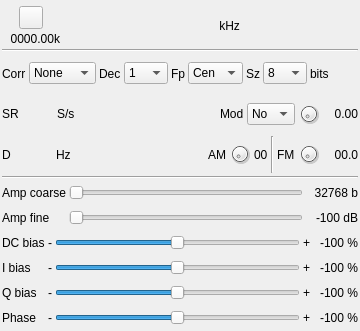
<?xml version="1.0" encoding="UTF-8"?>
<ui version="4.0">
 <class>FOBOSGui</class>
 <widget class="QWidget" name="FOBOSGui">
  <property name="geometry">
   <rect>
    <x>0</x>
    <y>0</y>
    <width>360</width>
    <height>331</height>
   </rect>
  </property>
  <property name="sizePolicy">
   <sizepolicy hsizetype="Fixed" vsizetype="Fixed">
    <horstretch>0</horstretch>
    <verstretch>0</verstretch>
   </sizepolicy>
  </property>
  <property name="minimumSize">
   <size>
    <width>360</width>
    <height>331</height>
   </size>
  </property>
  <property name="maximumSize">
   <size>
    <width>380</width>
    <height>343</height>
   </size>
  </property>
  <property name="font">
   <font>
    <family>Liberation Sans</family>
    <pointsize>9</pointsize>
    <italic>false</italic>
    <bold>false</bold>
   </font>
  </property>
  <property name="windowTitle">
   <string>Fobos SDR</string>
  </property>
  <layout class="QVBoxLayout" name="verticalLayout">
   <property name="spacing">
    <number>3</number>
   </property>
   <property name="leftMargin">
    <number>2</number>
   </property>
   <property name="topMargin">
    <number>2</number>
   </property>
   <property name="rightMargin">
    <number>2</number>
   </property>
   <property name="bottomMargin">
    <number>2</number>
   </property>
   <item>
    <layout class="QHBoxLayout" name="horizontalLayout_freq">
     <property name="topMargin">
      <number>4</number>
     </property>
     <item>
      <layout class="QVBoxLayout" name="deviceUILayout">
       <item>
        <layout class="QHBoxLayout" name="deviceButtonsLayout">
         <item>
          <widget class="ButtonSwitch" name="startStop">
           <property name="toolTip">
            <string>start/stop acquisition</string>
           </property>
           <property name="text">
            <string/>
           </property>
           <property name="icon">
            <iconset resource="../../../sdrgui/resources/res.qrc">
             <normaloff>:/play.png</normaloff>
             <normalon>:/stop.png</normalon>:/play.png</iconset>
           </property>
          </widget>
         </item>
        </layout>
       </item>
       <item>
        <layout class="QHBoxLayout" name="deviceRateLayout">
         <item>
          <widget class="QLabel" name="deviceRateText">
           <property name="minimumSize">
            <size>
             <width>58</width>
             <height>0</height>
            </size>
           </property>
           <property name="toolTip">
            <string>I/Q sample rate kS/s</string>
           </property>
           <property name="text">
            <string>0000.00k</string>
           </property>
           <property name="alignment">
            <set>Qt::AlignRight|Qt::AlignTrailing|Qt::AlignVCenter</set>
           </property>
          </widget>
         </item>
        </layout>
       </item>
      </layout>
     </item>
     <item>
      <spacer name="horizontalSpacer">
       <property name="orientation">
        <enum>Qt::Horizontal</enum>
       </property>
       <property name="sizeHint" stdset="0">
        <size>
         <width>0</width>
         <height>0</height>
        </size>
       </property>
      </spacer>
     </item>
     <item>
      <widget class="ValueDial" name="centerFrequency" native="true">
       <property name="sizePolicy">
        <sizepolicy hsizetype="Maximum" vsizetype="Maximum">
         <horstretch>0</horstretch>
         <verstretch>0</verstretch>
        </sizepolicy>
       </property>
       <property name="minimumSize">
        <size>
         <width>32</width>
         <height>16</height>
        </size>
       </property>
       <property name="font">
        <font>
         <family>Liberation Mono</family>
         <pointsize>16</pointsize>
         <italic>false</italic>
         <bold>false</bold>
        </font>
       </property>
       <property name="cursor">
        <cursorShape>PointingHandCursor</cursorShape>
       </property>
       <property name="focusPolicy">
        <enum>Qt::StrongFocus</enum>
       </property>
       <property name="toolTip">
        <string>Tuner center frequency in kHz</string>
       </property>
      </widget>
     </item>
     <item>
      <widget class="QLabel" name="freqUnits">
       <property name="text">
        <string> kHz</string>
       </property>
      </widget>
     </item>
     <item>
      <spacer name="horizontalSpacer_2">
       <property name="orientation">
        <enum>Qt::Horizontal</enum>
       </property>
       <property name="sizeHint" stdset="0">
        <size>
         <width>0</width>
         <height>0</height>
        </size>
       </property>
      </spacer>
     </item>
    </layout>
   </item>
   <item>
    <widget class="Line" name="line_2">
     <property name="orientation">
      <enum>Qt::Horizontal</enum>
     </property>
    </widget>
   </item>
   <item>
    <layout class="QHBoxLayout" name="autoCorrectionsLayout">
     <item>
      <widget class="QLabel" name="autoCorrLabel">
       <property name="text">
        <string>Corr</string>
       </property>
      </widget>
     </item>
     <item>
      <widget class="QComboBox" name="autoCorr">
       <property name="toolTip">
        <string>DC offset and IQ correction options</string>
       </property>
       <item>
        <property name="text">
         <string>None</string>
        </property>
       </item>
       <item>
        <property name="text">
         <string>DC</string>
        </property>
       </item>
       <item>
        <property name="text">
         <string>DC+IQ</string>
        </property>
       </item>
      </widget>
     </item>
     <item>
      <widget class="QLabel" name="decimationLabel">
       <property name="text">
        <string>Dec</string>
       </property>
      </widget>
     </item>
     <item>
      <widget class="QComboBox" name="decimation">
       <property name="maximumSize">
        <size>
         <width>45</width>
         <height>16777215</height>
        </size>
       </property>
       <property name="toolTip">
        <string>Decimation factor</string>
       </property>
       <item>
        <property name="text">
         <string>1</string>
        </property>
       </item>
       <item>
        <property name="text">
         <string>2</string>
        </property>
       </item>
       <item>
        <property name="text">
         <string>4</string>
        </property>
       </item>
       <item>
        <property name="text">
         <string>8</string>
        </property>
       </item>
       <item>
        <property name="text">
         <string>16</string>
        </property>
       </item>
       <item>
        <property name="text">
         <string>32</string>
        </property>
       </item>
       <item>
        <property name="text">
         <string>64</string>
        </property>
       </item>
      </widget>
     </item>
     <item>
      <widget class="QLabel" name="fcPosLabel">
       <property name="text">
        <string>Fp</string>
       </property>
      </widget>
     </item>
     <item>
      <widget class="QComboBox" name="fcPos">
       <property name="minimumSize">
        <size>
         <width>55</width>
         <height>0</height>
        </size>
       </property>
       <property name="maximumSize">
        <size>
         <width>50</width>
         <height>16777215</height>
        </size>
       </property>
       <property name="toolTip">
        <string>Relative position of generator center frequency</string>
       </property>
       <property name="currentIndex">
        <number>2</number>
       </property>
       <item>
        <property name="text">
         <string>Inf</string>
        </property>
       </item>
       <item>
        <property name="text">
         <string>Sup</string>
        </property>
       </item>
       <item>
        <property name="text">
         <string>Cen</string>
        </property>
       </item>
      </widget>
     </item>
     <item>
      <widget class="QLabel" name="sampleSzieLabel">
       <property name="text">
        <string>Sz</string>
       </property>
      </widget>
     </item>
     <item>
      <widget class="QComboBox" name="sampleSize">
       <property name="maximumSize">
        <size>
         <width>45</width>
         <height>16777215</height>
        </size>
       </property>
       <property name="toolTip">
        <string>Sample size</string>
       </property>
       <property name="currentIndex">
        <number>0</number>
       </property>
       <item>
        <property name="text">
         <string>8</string>
        </property>
       </item>
       <item>
        <property name="text">
         <string>12</string>
        </property>
       </item>
       <item>
        <property name="text">
         <string>16</string>
        </property>
       </item>
      </widget>
     </item>
     <item>
      <widget class="QLabel" name="sampleSizeUnits">
       <property name="text">
        <string>bits</string>
       </property>
      </widget>
     </item>
     <item>
      <spacer name="horizontalSpacer_4">
       <property name="orientation">
        <enum>Qt::Horizontal</enum>
       </property>
       <property name="sizeHint" stdset="0">
        <size>
         <width>40</width>
         <height>20</height>
        </size>
       </property>
      </spacer>
     </item>
    </layout>
   </item>
   <item>
    <layout class="QHBoxLayout" name="sampleRateLayout">
     <property name="topMargin">
      <number>2</number>
     </property>
     <property name="bottomMargin">
      <number>2</number>
     </property>
     <item>
      <widget class="QLabel" name="samplerateLabel">
       <property name="sizePolicy">
        <sizepolicy hsizetype="Maximum" vsizetype="Preferred">
         <horstretch>0</horstretch>
         <verstretch>0</verstretch>
        </sizepolicy>
       </property>
       <property name="minimumSize">
        <size>
         <width>16</width>
         <height>0</height>
        </size>
       </property>
       <property name="text">
        <string>SR</string>
       </property>
      </widget>
     </item>
     <item>
      <widget class="ValueDial" name="sampleRate" native="true">
       <property name="sizePolicy">
        <sizepolicy hsizetype="Maximum" vsizetype="Maximum">
         <horstretch>0</horstretch>
         <verstretch>0</verstretch>
        </sizepolicy>
       </property>
       <property name="minimumSize">
        <size>
         <width>32</width>
         <height>16</height>
        </size>
       </property>
       <property name="font">
        <font>
         <family>Liberation Mono</family>
         <pointsize>12</pointsize>
         <italic>false</italic>
         <bold>false</bold>
        </font>
       </property>
       <property name="cursor">
        <cursorShape>PointingHandCursor</cursorShape>
       </property>
       <property name="toolTip">
        <string>Generator sample rate (S/s)</string>
       </property>
      </widget>
     </item>
     <item>
      <widget class="QLabel" name="sampleRateUnit">
       <property name="text">
        <string>S/s</string>
       </property>
      </widget>
     </item>
     <item>
      <spacer name="horizontalSpacer_5">
       <property name="orientation">
        <enum>Qt::Horizontal</enum>
       </property>
       <property name="sizeHint" stdset="0">
        <size>
         <width>40</width>
         <height>20</height>
        </size>
       </property>
      </spacer>
     </item>
     <item>
      <widget class="QLabel" name="modulationLabel">
       <property name="text">
        <string>Mod</string>
       </property>
      </widget>
     </item>
     <item>
      <widget class="QComboBox" name="modulation">
       <property name="maximumSize">
        <size>
         <width>50</width>
         <height>16777215</height>
        </size>
       </property>
       <property name="toolTip">
        <string>Modulation</string>
       </property>
       <item>
        <property name="text">
         <string>No</string>
        </property>
       </item>
       <item>
        <property name="text">
         <string>AM</string>
        </property>
       </item>
       <item>
        <property name="text">
         <string>FM</string>
        </property>
       </item>
       <item>
        <property name="text">
         <string>P0</string>
        </property>
       </item>
       <item>
        <property name="text">
         <string>P1</string>
        </property>
       </item>
       <item>
        <property name="text">
         <string>P2</string>
        </property>
       </item>
      </widget>
     </item>
     <item>
      <widget class="QDial" name="modulationFrequency">
       <property name="maximumSize">
        <size>
         <width>22</width>
         <height>22</height>
        </size>
       </property>
       <property name="toolTip">
        <string>Modulation tone (kHz)</string>
       </property>
       <property name="minimum">
        <number>1</number>
       </property>
       <property name="maximum">
        <number>999</number>
       </property>
       <property name="pageStep">
        <number>1</number>
       </property>
      </widget>
     </item>
     <item>
      <widget class="QLabel" name="modulationFrequencyText">
       <property name="minimumSize">
        <size>
         <width>35</width>
         <height>0</height>
        </size>
       </property>
       <property name="toolTip">
        <string>Modulation tone value (kHz)</string>
       </property>
       <property name="text">
        <string>0.00</string>
       </property>
       <property name="alignment">
        <set>Qt::AlignRight|Qt::AlignTrailing|Qt::AlignVCenter</set>
       </property>
      </widget>
     </item>
    </layout>
   </item>
   <item>
    <layout class="QHBoxLayout" name="frequencyShiftLayout">
     <item>
      <widget class="QLabel" name="frequencyShiftLabel">
       <property name="minimumSize">
        <size>
         <width>16</width>
         <height>0</height>
        </size>
       </property>
       <property name="text">
        <string>D</string>
       </property>
      </widget>
     </item>
     <item>
      <widget class="ValueDialZ" name="frequencyShift" native="true">
       <property name="sizePolicy">
        <sizepolicy hsizetype="Maximum" vsizetype="Maximum">
         <horstretch>0</horstretch>
         <verstretch>0</verstretch>
        </sizepolicy>
       </property>
       <property name="minimumSize">
        <size>
         <width>32</width>
         <height>16</height>
        </size>
       </property>
       <property name="font">
        <font>
         <family>Liberation Mono</family>
         <pointsize>12</pointsize>
         <italic>false</italic>
         <bold>false</bold>
        </font>
       </property>
       <property name="cursor">
        <cursorShape>PointingHandCursor</cursorShape>
       </property>
       <property name="toolTip">
        <string>Shift from center frequency</string>
       </property>
      </widget>
     </item>
     <item>
      <widget class="QLabel" name="frequencyShiftUnits">
       <property name="text">
        <string>Hz</string>
       </property>
      </widget>
     </item>
     <item>
      <spacer name="horizontalSpacer_3">
       <property name="orientation">
        <enum>Qt::Horizontal</enum>
       </property>
       <property name="sizeHint" stdset="0">
        <size>
         <width>40</width>
         <height>20</height>
        </size>
       </property>
      </spacer>
     </item>
     <item>
      <widget class="QLabel" name="amModulationLabel">
       <property name="text">
        <string>AM</string>
       </property>
      </widget>
     </item>
     <item>
      <widget class="QDial" name="amModulation">
       <property name="maximumSize">
        <size>
         <width>22</width>
         <height>22</height>
        </size>
       </property>
       <property name="toolTip">
        <string>AM modulation (%)</string>
       </property>
       <property name="pageStep">
        <number>1</number>
       </property>
      </widget>
     </item>
     <item>
      <widget class="QLabel" name="amModulationText">
       <property name="toolTip">
        <string>AM modulation value (%)</string>
       </property>
       <property name="text">
        <string>00</string>
       </property>
      </widget>
     </item>
     <item>
      <widget class="Line" name="line">
       <property name="orientation">
        <enum>Qt::Vertical</enum>
       </property>
      </widget>
     </item>
     <item>
      <widget class="QLabel" name="fmDeviationLabel">
       <property name="text">
        <string>FM</string>
       </property>
      </widget>
     </item>
     <item>
      <widget class="QDial" name="fmDeviation">
       <property name="maximumSize">
        <size>
         <width>22</width>
         <height>22</height>
        </size>
       </property>
       <property name="toolTip">
        <string>FM deviation (kHz)</string>
       </property>
       <property name="minimum">
        <number>1</number>
       </property>
       <property name="maximum">
        <number>999</number>
       </property>
       <property name="pageStep">
        <number>1</number>
       </property>
      </widget>
     </item>
     <item>
      <widget class="QLabel" name="fmDeviationText">
       <property name="minimumSize">
        <size>
         <width>35</width>
         <height>0</height>
        </size>
       </property>
       <property name="toolTip">
        <string>FM deviation value (kHz)</string>
       </property>
       <property name="text">
        <string>00.0</string>
       </property>
       <property name="alignment">
        <set>Qt::AlignRight|Qt::AlignTrailing|Qt::AlignVCenter</set>
       </property>
      </widget>
     </item>
    </layout>
   </item>
   <item>
    <widget class="Line" name="line_4">
     <property name="orientation">
      <enum>Qt::Horizontal</enum>
     </property>
    </widget>
   </item>
   <item>
    <layout class="QGridLayout" name="amplitudeLayout">
     <item row="1" column="0">
      <widget class="QLabel" name="amplitudeFineLabel">
       <property name="minimumSize">
        <size>
         <width>0</width>
         <height>22</height>
        </size>
       </property>
       <property name="text">
        <string>Amp fine</string>
       </property>
      </widget>
     </item>
     <item row="0" column="0">
      <widget class="QLabel" name="amplitudeCoarseLabel">
       <property name="sizePolicy">
        <sizepolicy hsizetype="Maximum" vsizetype="Preferred">
         <horstretch>0</horstretch>
         <verstretch>0</verstretch>
        </sizepolicy>
       </property>
       <property name="minimumSize">
        <size>
         <width>0</width>
         <height>22</height>
        </size>
       </property>
       <property name="text">
        <string>Amp coarse</string>
       </property>
      </widget>
     </item>
     <item row="0" column="1">
      <widget class="QSlider" name="amplitudeCoarse">
       <property name="enabled">
        <bool>true</bool>
       </property>
       <property name="toolTip">
        <string>Amplitude coarse (x100)</string>
       </property>
       <property name="maximum">
        <number>327</number>
       </property>
       <property name="pageStep">
        <number>1</number>
       </property>
       <property name="orientation">
        <enum>Qt::Horizontal</enum>
       </property>
      </widget>
     </item>
     <item row="0" column="2">
      <widget class="QLabel" name="amplitudeBits">
       <property name="toolTip">
        <string>Amplitude in bits</string>
       </property>
       <property name="text">
        <string>32768 b</string>
       </property>
       <property name="alignment">
        <set>Qt::AlignRight|Qt::AlignTrailing|Qt::AlignVCenter</set>
       </property>
      </widget>
     </item>
     <item row="1" column="2">
      <widget class="QLabel" name="power">
       <property name="minimumSize">
        <size>
         <width>52</width>
         <height>0</height>
        </size>
       </property>
       <property name="toolTip">
        <string>Power</string>
       </property>
       <property name="text">
        <string>-100 dB</string>
       </property>
       <property name="alignment">
        <set>Qt::AlignRight|Qt::AlignTrailing|Qt::AlignVCenter</set>
       </property>
      </widget>
     </item>
     <item row="1" column="1">
      <widget class="QSlider" name="amplitudeFine">
       <property name="toolTip">
        <string>Amplitude fine (x1)</string>
       </property>
       <property name="pageStep">
        <number>1</number>
       </property>
       <property name="orientation">
        <enum>Qt::Horizontal</enum>
       </property>
      </widget>
     </item>
    </layout>
   </item>
   <item>
    <layout class="QGridLayout" name="iqBiasLayout">
     <item row="2" column="2">
      <widget class="QSlider" name="qBias">
       <property name="minimum">
        <number>-99</number>
       </property>
       <property name="pageStep">
        <number>1</number>
       </property>
       <property name="orientation">
        <enum>Qt::Horizontal</enum>
       </property>
      </widget>
     </item>
     <item row="2" column="4">
      <widget class="QLabel" name="qBiasText">
       <property name="text">
        <string>-100 %</string>
       </property>
       <property name="alignment">
        <set>Qt::AlignRight|Qt::AlignTrailing|Qt::AlignVCenter</set>
       </property>
      </widget>
     </item>
     <item row="2" column="0">
      <widget class="QLabel" name="qBiasLabel">
       <property name="minimumSize">
        <size>
         <width>0</width>
         <height>22</height>
        </size>
       </property>
       <property name="text">
        <string>Q bias</string>
       </property>
      </widget>
     </item>
     <item row="2" column="3">
      <widget class="QLabel" name="qBiasPlusQLabel">
       <property name="text">
        <string>+</string>
       </property>
      </widget>
     </item>
     <item row="2" column="1">
      <widget class="QLabel" name="qBiasMinusLabel">
       <property name="text">
        <string>-</string>
       </property>
      </widget>
     </item>
     <item row="1" column="0">
      <widget class="QLabel" name="iBiasLabel">
       <property name="minimumSize">
        <size>
         <width>0</width>
         <height>22</height>
        </size>
       </property>
       <property name="text">
        <string>I bias</string>
       </property>
      </widget>
     </item>
     <item row="1" column="1">
      <widget class="QLabel" name="iBiasMinusLabel">
       <property name="text">
        <string>-</string>
       </property>
      </widget>
     </item>
     <item row="1" column="2">
      <widget class="QSlider" name="iBias">
       <property name="minimum">
        <number>-99</number>
       </property>
       <property name="pageStep">
        <number>1</number>
       </property>
       <property name="orientation">
        <enum>Qt::Horizontal</enum>
       </property>
      </widget>
     </item>
     <item row="1" column="4">
      <widget class="QLabel" name="iBiasText">
       <property name="text">
        <string>-100 %</string>
       </property>
       <property name="alignment">
        <set>Qt::AlignRight|Qt::AlignTrailing|Qt::AlignVCenter</set>
       </property>
      </widget>
     </item>
     <item row="1" column="3">
      <widget class="QLabel" name="iBiasPlusLabel">
       <property name="text">
        <string>+</string>
       </property>
      </widget>
     </item>
     <item row="0" column="0">
      <widget class="QLabel" name="dcBiasLabel">
       <property name="minimumSize">
        <size>
         <width>0</width>
         <height>22</height>
        </size>
       </property>
       <property name="text">
        <string>DC bias</string>
       </property>
      </widget>
     </item>
     <item row="0" column="1">
      <widget class="QLabel" name="dcBiasMinusLabel">
       <property name="text">
        <string>-</string>
       </property>
      </widget>
     </item>
     <item row="0" column="2">
      <widget class="QSlider" name="dcBias">
       <property name="minimum">
        <number>-99</number>
       </property>
       <property name="pageStep">
        <number>1</number>
       </property>
       <property name="orientation">
        <enum>Qt::Horizontal</enum>
       </property>
      </widget>
     </item>
     <item row="0" column="3">
      <widget class="QLabel" name="dcBiasPlusLabel">
       <property name="text">
        <string>+</string>
       </property>
      </widget>
     </item>
     <item row="0" column="4">
      <widget class="QLabel" name="dcBiasText">
       <property name="text">
        <string>-100 %</string>
       </property>
       <property name="alignment">
        <set>Qt::AlignRight|Qt::AlignTrailing|Qt::AlignVCenter</set>
       </property>
      </widget>
     </item>
     <item row="3" column="0">
      <widget class="QLabel" name="phaseImbalanceLabel">
       <property name="minimumSize">
        <size>
         <width>0</width>
         <height>22</height>
        </size>
       </property>
       <property name="text">
        <string>Phase</string>
       </property>
      </widget>
     </item>
     <item row="3" column="1">
      <widget class="QLabel" name="phaseImbalanceMinusLabel">
       <property name="text">
        <string>-</string>
       </property>
      </widget>
     </item>
     <item row="3" column="3">
      <widget class="QLabel" name="phaseImbalancePlusLabel">
       <property name="text">
        <string>+</string>
       </property>
      </widget>
     </item>
     <item row="3" column="4">
      <widget class="QLabel" name="phaseImbalanceText">
       <property name="minimumSize">
        <size>
         <width>45</width>
         <height>0</height>
        </size>
       </property>
       <property name="text">
        <string>-100 %</string>
       </property>
       <property name="alignment">
        <set>Qt::AlignRight|Qt::AlignTrailing|Qt::AlignVCenter</set>
       </property>
      </widget>
     </item>
     <item row="3" column="2">
      <widget class="QSlider" name="phaseImbalance">
       <property name="minimum">
        <number>-99</number>
       </property>
       <property name="pageStep">
        <number>1</number>
       </property>
       <property name="orientation">
        <enum>Qt::Horizontal</enum>
       </property>
      </widget>
     </item>
    </layout>
   </item>
  </layout>
 </widget>
 <customwidgets>
  <customwidget>
   <class>ValueDial</class>
   <extends>QWidget</extends>
   <header>gui/valuedial.h</header>
   <container>1</container>
  </customwidget>
  <customwidget>
   <class>ButtonSwitch</class>
   <extends>QToolButton</extends>
   <header>gui/buttonswitch.h</header>
  </customwidget>
  <customwidget>
   <class>ValueDialZ</class>
   <extends>QWidget</extends>
   <header>gui/valuedialz.h</header>
   <container>1</container>
  </customwidget>
 </customwidgets>
 <resources>
  <include location="../../../sdrgui/resources/res.qrc"/>
 </resources>
 <connections/>
</ui>
